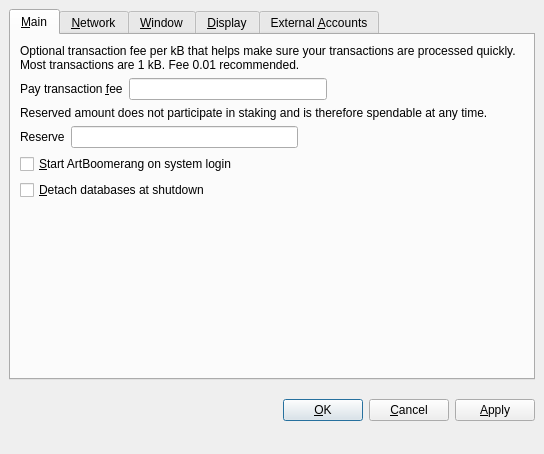
<?xml version="1.0" encoding="UTF-8"?>
<ui version="4.0">
 <class>OptionsDialog</class>
 <widget class="QDialog" name="OptionsDialog">
  <property name="geometry">
   <rect>
    <x>0</x>
    <y>0</y>
    <width>544</width>
    <height>454</height>
   </rect>
  </property>
  <property name="windowTitle">
   <string>Options</string>
  </property>
  <property name="modal">
   <bool>true</bool>
  </property>
  <layout class="QVBoxLayout" name="verticalLayout_4">
   <property name="leftMargin">
    <number>0</number>
   </property>
   <property name="topMargin">
    <number>0</number>
   </property>
   <property name="rightMargin">
    <number>0</number>
   </property>
   <item>
    <layout class="QHBoxLayout" name="actionBarLayout"/>
   </item>
   <item>
    <layout class="QVBoxLayout" name="verticalLayout">
     <property name="leftMargin">
      <number>9</number>
     </property>
     <property name="topMargin">
      <number>9</number>
     </property>
     <property name="rightMargin">
      <number>9</number>
     </property>
     <property name="bottomMargin">
      <number>9</number>
     </property>
     <item>
      <widget class="QTabWidget" name="tabWidget">
       <property name="tabPosition">
        <enum>QTabWidget::North</enum>
       </property>
       <property name="currentIndex">
        <number>0</number>
       </property>
       <widget class="QWidget" name="tabMain">
        <attribute name="title">
         <string>&amp;Main</string>
        </attribute>
        <layout class="QVBoxLayout" name="verticalLayout_Main">
         <item>
          <widget class="QLabel" name="transactionFeeInfoLabel">
           <property name="text">
            <string>Optional transaction fee per kB that helps make sure your transactions are processed quickly. Most transactions are 1 kB. Fee 0.01 recommended.</string>
           </property>
           <property name="textFormat">
            <enum>Qt::PlainText</enum>
           </property>
           <property name="wordWrap">
            <bool>true</bool>
           </property>
          </widget>
         </item>
         <item>
          <layout class="QHBoxLayout" name="horizontalLayoutFee">
           <item>
            <widget class="QLabel" name="transactionFeeLabel">
             <property name="text">
              <string>Pay transaction &amp;fee</string>
             </property>
             <property name="textFormat">
              <enum>Qt::PlainText</enum>
             </property>
             <property name="buddy">
              <cstring>transactionFee</cstring>
             </property>
            </widget>
           </item>
           <item>
            <widget class="BitcoinAmountField" name="transactionFee"/>
           </item>
           <item>
            <spacer name="horizontalSpacerFee">
             <property name="orientation">
              <enum>Qt::Horizontal</enum>
             </property>
             <property name="sizeHint" stdset="0">
              <size>
               <width>40</width>
               <height>20</height>
              </size>
             </property>
            </spacer>
           </item>
          </layout>
         </item>
         <item>
          <widget class="QLabel" name="reserveBalanceInfoLabel">
           <property name="text">
            <string>Reserved amount does not participate in staking and is therefore spendable at any time.</string>
           </property>
           <property name="textFormat">
            <enum>Qt::PlainText</enum>
           </property>
           <property name="wordWrap">
            <bool>true</bool>
           </property>
          </widget>
         </item>
         <item>
          <layout class="QHBoxLayout" name="horizontalLayoutReserveBalance">
           <item>
            <widget class="QLabel" name="reserveBalanceLabel">
             <property name="text">
              <string>Reserve</string>
             </property>
             <property name="textFormat">
              <enum>Qt::PlainText</enum>
             </property>
             <property name="buddy">
              <cstring>reserveBalance</cstring>
             </property>
            </widget>
           </item>
           <item>
            <widget class="BitcoinAmountField" name="reserveBalance"/>
           </item>
           <item>
            <spacer name="horizontalSpacerReserveBalance">
             <property name="orientation">
              <enum>Qt::Horizontal</enum>
             </property>
             <property name="sizeHint" stdset="0">
              <size>
               <width>40</width>
               <height>20</height>
              </size>
             </property>
            </spacer>
           </item>
          </layout>
         </item>
         <item>
          <widget class="QCheckBox" name="bitcoinAtStartup">
           <property name="toolTip">
            <string>Automatically start ArtBoomerang after logging in to the system.</string>
           </property>
           <property name="text">
            <string>&amp;Start ArtBoomerang on system login</string>
           </property>
          </widget>
         </item>
         <item>
          <widget class="QCheckBox" name="detachDatabases">
           <property name="toolTip">
            <string>Detach block and address databases at shutdown. This means they can be moved to another data directory, but it slows down shutdown. The wallet is always detached.</string>
           </property>
           <property name="text">
            <string>&amp;Detach databases at shutdown</string>
           </property>
          </widget>
         </item>
         <item>
          <spacer name="verticalSpacer_Main">
           <property name="orientation">
            <enum>Qt::Vertical</enum>
           </property>
           <property name="sizeHint" stdset="0">
            <size>
             <width>20</width>
             <height>40</height>
            </size>
           </property>
          </spacer>
         </item>
        </layout>
       </widget>
       <widget class="QWidget" name="tabNetwork">
        <attribute name="title">
         <string>&amp;Network</string>
        </attribute>
        <layout class="QVBoxLayout" name="verticalLayout_Network">
         <item>
          <layout class="QVBoxLayout" name="verticalLayout_2">
           <item>
            <widget class="QCheckBox" name="mapPortUpnp">
             <property name="toolTip">
              <string>Automatically open the ArtBoomerang client port on the router. This only works when your router supports UPnP and it is enabled.</string>
             </property>
             <property name="text">
              <string>Map port using &amp;UPnP</string>
             </property>
            </widget>
           </item>
           <item>
            <widget class="QCheckBox" name="connectSocks">
             <property name="toolTip">
              <string>Connect to the ArtBoomerang network through a SOCKS proxy (e.g. when connecting through Tor).</string>
             </property>
             <property name="text">
              <string>&amp;Connect through SOCKS proxy:</string>
             </property>
            </widget>
           </item>
          </layout>
         </item>
         <item>
          <layout class="QHBoxLayout" name="proxyWarning">
           <item>
            <widget class="QLabel" name="statusProxy">
             <property name="font">
              <font>
               <weight>75</weight>
               <bold>true</bold>
              </font>
             </property>
             <property name="text">
              <string/>
             </property>
             <property name="textFormat">
              <enum>Qt::PlainText</enum>
             </property>
             <property name="wordWrap">
              <bool>true</bool>
             </property>
            </widget>
           </item>
          </layout>
         </item>
         <item>
          <layout class="QFormLayout" name="formLayoutProxy"/>
         </item>
         <item>
          <layout class="QHBoxLayout" name="horizontalLayout_Network">
           <item>
            <widget class="QLabel" name="proxyIpLabel">
             <property name="text">
              <string>Proxy &amp;IP:</string>
             </property>
             <property name="textFormat">
              <enum>Qt::PlainText</enum>
             </property>
             <property name="buddy">
              <cstring>proxyIp</cstring>
             </property>
            </widget>
           </item>
           <item>
            <widget class="QValidatedLineEdit" name="proxyIp">
             <property name="maximumSize">
              <size>
               <width>16777215</width>
               <height>16777215</height>
              </size>
             </property>
             <property name="toolTip">
              <string>IP address of the proxy (e.g. 127.0.0.1)</string>
             </property>
            </widget>
           </item>
           <item>
            <widget class="QLabel" name="proxyPortLabel">
             <property name="text">
              <string>&amp;Port:</string>
             </property>
             <property name="textFormat">
              <enum>Qt::PlainText</enum>
             </property>
             <property name="buddy">
              <cstring>proxyPort</cstring>
             </property>
            </widget>
           </item>
           <item>
            <widget class="QLineEdit" name="proxyPort">
             <property name="maximumSize">
              <size>
               <width>16777215</width>
               <height>16777215</height>
              </size>
             </property>
             <property name="toolTip">
              <string>Port of the proxy (e.g. 9050)</string>
             </property>
            </widget>
           </item>
           <item>
            <widget class="QLabel" name="socksVersionLabel">
             <property name="text">
              <string>SOCKS &amp;Version:</string>
             </property>
             <property name="textFormat">
              <enum>Qt::PlainText</enum>
             </property>
             <property name="buddy">
              <cstring>socksVersion</cstring>
             </property>
            </widget>
           </item>
           <item>
            <widget class="QValueComboBox" name="socksVersion">
             <property name="toolTip">
              <string>SOCKS version of the proxy (e.g. 5)</string>
             </property>
            </widget>
           </item>
           <item>
            <spacer name="horizontalSpacer_Network">
             <property name="orientation">
              <enum>Qt::Horizontal</enum>
             </property>
             <property name="sizeHint" stdset="0">
              <size>
               <width>40</width>
               <height>20</height>
              </size>
             </property>
            </spacer>
           </item>
          </layout>
         </item>
         <item>
          <spacer name="verticalSpacer_Network">
           <property name="orientation">
            <enum>Qt::Vertical</enum>
           </property>
           <property name="sizeHint" stdset="0">
            <size>
             <width>20</width>
             <height>40</height>
            </size>
           </property>
          </spacer>
         </item>
        </layout>
       </widget>
       <widget class="QWidget" name="tabWindow">
        <attribute name="title">
         <string>&amp;Window</string>
        </attribute>
        <layout class="QGridLayout" name="gridLayout">
         <item row="2" column="0">
          <widget class="QLabel" name="labelThemes">
           <property name="maximumSize">
            <size>
             <width>50</width>
             <height>50</height>
            </size>
           </property>
           <property name="text">
            <string>Theme</string>
           </property>
          </widget>
         </item>
         <item row="1" column="0" colspan="2">
          <widget class="QCheckBox" name="minimizeOnClose">
           <property name="toolTip">
            <string>Minimize instead of exit the application when the window is closed. When this option is enabled, the application will be closed only after selecting Quit in the menu.</string>
           </property>
           <property name="text">
            <string>M&amp;inimize on close</string>
           </property>
          </widget>
         </item>
         <item row="2" column="1">
          <widget class="QValueComboBox" name="comboBoxThemes">
           <property name="maximumSize">
            <size>
             <width>100</width>
             <height>23</height>
            </size>
           </property>
           <item>
            <property name="text">
             <string>Dark Style</string>
            </property>
           </item>
           <item>
            <property name="text">
             <string>Light Style</string>
            </property>
           </item>
          </widget>
         </item>
         <item row="0" column="0" colspan="3">
          <widget class="QCheckBox" name="minimizeToTray">
           <property name="toolTip">
            <string>Show only a tray icon after minimizing the window.</string>
           </property>
           <property name="text">
            <string>&amp;Minimize to the tray instead of the taskbar</string>
           </property>
          </widget>
         </item>
         <item row="3" column="0" colspan="3">
          <spacer name="verticalSpacer_Window">
           <property name="orientation">
            <enum>Qt::Vertical</enum>
           </property>
           <property name="sizeHint" stdset="0">
            <size>
             <width>20</width>
             <height>20</height>
            </size>
           </property>
          </spacer>
         </item>
        </layout>
       </widget>
       <widget class="QWidget" name="tabDisplay">
        <attribute name="title">
         <string>&amp;Display</string>
        </attribute>
        <layout class="QVBoxLayout" name="verticalLayout_Display">
         <item>
          <layout class="QHBoxLayout" name="horizontalLayout_1_Display">
           <item>
            <widget class="QLabel" name="langLabel">
             <property name="text">
              <string>User Interface &amp;language:</string>
             </property>
             <property name="textFormat">
              <enum>Qt::PlainText</enum>
             </property>
             <property name="buddy">
              <cstring>lang</cstring>
             </property>
            </widget>
           </item>
           <item>
            <widget class="QValueComboBox" name="lang">
             <property name="toolTip">
              <string>The user interface language can be set here. This setting will take effect after restarting ArtBoomerang.</string>
             </property>
            </widget>
           </item>
          </layout>
         </item>
         <item>
          <layout class="QHBoxLayout" name="horizontalLayout_2_Display">
           <item>
            <widget class="QLabel" name="unitLabel">
             <property name="text">
              <string>&amp;Unit to show amounts in:</string>
             </property>
             <property name="textFormat">
              <enum>Qt::PlainText</enum>
             </property>
             <property name="buddy">
              <cstring>unit</cstring>
             </property>
            </widget>
           </item>
           <item>
            <widget class="QValueComboBox" name="unit">
             <property name="toolTip">
              <string>Choose the default subdivision unit to show in the interface and when sending coins.</string>
             </property>
            </widget>
           </item>
          </layout>
         </item>
         <item>
          <layout class="QVBoxLayout" name="verticalLayout_3">
           <item>
            <widget class="QCheckBox" name="displayAddresses">
             <property name="toolTip">
              <string>Whether to show ArtBoomerang addresses in the transaction list or not.</string>
             </property>
             <property name="text">
              <string>&amp;Display addresses in transaction list</string>
             </property>
            </widget>
           </item>
           <item>
            <widget class="QCheckBox" name="coinControlFeatures">
             <property name="toolTip">
              <string>Whether to show coin control features or not.</string>
             </property>
             <property name="text">
              <string>Display coin &amp;control features (experts only!)</string>
             </property>
            </widget>
           </item>
          </layout>
         </item>
         <item>
          <spacer name="verticalSpacerDisplay">
           <property name="orientation">
            <enum>Qt::Vertical</enum>
           </property>
           <property name="sizeHint" stdset="0">
            <size>
             <width>20</width>
             <height>40</height>
            </size>
           </property>
          </spacer>
         </item>
        </layout>
       </widget>
       <widget class="QWidget" name="tabAccounts">
        <attribute name="title">
         <string>External &amp;Accounts</string>
        </attribute>
        <layout class="QVBoxLayout" name="verticalLayout_5">
         <property name="leftMargin">
          <number>0</number>
         </property>
         <property name="topMargin">
          <number>0</number>
         </property>
         <property name="rightMargin">
          <number>0</number>
         </property>
         <property name="bottomMargin">
          <number>0</number>
         </property>
         <item>
          <layout class="QVBoxLayout" name="verticalLayout_7">
           <item>
            <widget class="QLabel" name="label_7">
             <property name="sizePolicy">
              <sizepolicy hsizetype="Preferred" vsizetype="Fixed">
               <horstretch>0</horstretch>
               <verstretch>0</verstretch>
              </sizepolicy>
             </property>
             <property name="minimumSize">
              <size>
               <width>0</width>
               <height>20</height>
              </size>
             </property>
             <property name="font">
              <font>
               <weight>75</weight>
               <bold>true</bold>
              </font>
             </property>
             <property name="text">
              <string> External servers settings</string>
             </property>
            </widget>
           </item>
           <item>
            <widget class="QLabel" name="eAccLabelHelp">
             <property name="sizePolicy">
              <sizepolicy hsizetype="Preferred" vsizetype="Preferred">
               <horstretch>0</horstretch>
               <verstretch>0</verstretch>
              </sizepolicy>
             </property>
             <property name="minimumSize">
              <size>
               <width>0</width>
               <height>0</height>
              </size>
             </property>
             <property name="text">
              <string/>
             </property>
             <property name="textFormat">
              <enum>Qt::PlainText</enum>
             </property>
            </widget>
           </item>
          </layout>
         </item>
         <item>
          <widget class="QScrollArea" name="eAccScrollArea">
           <property name="sizePolicy">
            <sizepolicy hsizetype="Expanding" vsizetype="Expanding">
             <horstretch>0</horstretch>
             <verstretch>0</verstretch>
            </sizepolicy>
           </property>
           <property name="horizontalScrollBarPolicy">
            <enum>Qt::ScrollBarAlwaysOff</enum>
           </property>
           <property name="sizeAdjustPolicy">
            <enum>QAbstractScrollArea::AdjustIgnored</enum>
           </property>
           <property name="widgetResizable">
            <bool>true</bool>
           </property>
           <widget class="QWidget" name="eAccScrollAreaWidgetContents">
            <property name="geometry">
             <rect>
              <x>0</x>
              <y>0</y>
              <width>518</width>
              <height>288</height>
             </rect>
            </property>
            <layout class="QVBoxLayout" name="verticalLayout_6">
             <item>
              <layout class="QHBoxLayout" name="eAccEmailLayout">
               <item>
                <layout class="QFormLayout" name="eAccForm">
                 <item row="1" column="1">
                  <widget class="QLineEdit" name="eAccSmtp">
                   <property name="text">
                    <string/>
                   </property>
                  </widget>
                 </item>
                 <item row="0" column="1">
                  <widget class="QValueComboBox" name="eAccEmail"/>
                 </item>
                 <item row="1" column="0">
                  <widget class="QLabel" name="label_5">
                   <property name="text">
                    <string>SMTP server</string>
                   </property>
                  </widget>
                 </item>
                 <item row="2" column="1">
                  <widget class="QLineEdit" name="eAccSmtpPort">
                   <property name="inputMethodHints">
                    <set>Qt::ImhDigitsOnly</set>
                   </property>
                   <property name="text">
                    <string/>
                   </property>
                  </widget>
                 </item>
                 <item row="2" column="0">
                  <widget class="QLabel" name="label_2">
                   <property name="text">
                    <string>SMTP Port</string>
                   </property>
                  </widget>
                 </item>
                 <item row="0" column="0">
                  <widget class="QLabel" name="label_8">
                   <property name="text">
                    <string>Email</string>
                   </property>
                  </widget>
                 </item>
                </layout>
               </item>
               <item>
                <layout class="QFormLayout" name="eAccForm_2">
                 <property name="sizeConstraint">
                  <enum>QLayout::SetNoConstraint</enum>
                 </property>
                 <property name="rowWrapPolicy">
                  <enum>QFormLayout::DontWrapRows</enum>
                 </property>
                 <item row="0" column="1">
                  <widget class="QLineEdit" name="eAccUname"/>
                 </item>
                 <item row="0" column="0">
                  <widget class="QLabel" name="eAccUnameLabel">
                   <property name="text">
                    <string>Username</string>
                   </property>
                  </widget>
                 </item>
                 <item row="1" column="1">
                  <widget class="QLineEdit" name="eAccPwd">
                   <property name="inputMethodHints">
                    <set>Qt::ImhHiddenText|Qt::ImhNoAutoUppercase|Qt::ImhNoPredictiveText|Qt::ImhSensitiveData</set>
                   </property>
                   <property name="echoMode">
                    <enum>QLineEdit::Password</enum>
                   </property>
                  </widget>
                 </item>
                 <item row="1" column="0">
                  <widget class="QLabel" name="eAccPwdLabel">
                   <property name="text">
                    <string>Password</string>
                   </property>
                  </widget>
                 </item>
                 <item row="2" column="1">
                  <widget class="QLineEdit" name="eAccMailFrom">
                   <property name="inputMethodHints">
                    <set>Qt::ImhEmailCharactersOnly</set>
                   </property>
                   <property name="text">
                    <string/>
                   </property>
                  </widget>
                 </item>
                 <item row="2" column="0">
                  <widget class="QLabel" name="eAccMailFromLabel">
                   <property name="text">
                    <string>Mail From</string>
                   </property>
                  </widget>
                 </item>
                </layout>
               </item>
              </layout>
             </item>
             <item>
              <spacer name="verticalSpacer">
               <property name="orientation">
                <enum>Qt::Vertical</enum>
               </property>
               <property name="sizeHint" stdset="0">
                <size>
                 <width>20</width>
                 <height>40</height>
                </size>
               </property>
              </spacer>
             </item>
            </layout>
           </widget>
          </widget>
         </item>
        </layout>
       </widget>
      </widget>
     </item>
     <item>
      <layout class="QHBoxLayout" name="horizontalLayout_Buttons">
       <item>
        <spacer name="horizontalSpacer_1">
         <property name="orientation">
          <enum>Qt::Horizontal</enum>
         </property>
         <property name="sizeHint" stdset="0">
          <size>
           <width>40</width>
           <height>48</height>
          </size>
         </property>
        </spacer>
       </item>
       <item>
        <widget class="QPushButton" name="okButton">
         <property name="text">
          <string>&amp;OK</string>
         </property>
        </widget>
       </item>
       <item>
        <widget class="QPushButton" name="cancelButton">
         <property name="text">
          <string>&amp;Cancel</string>
         </property>
         <property name="autoDefault">
          <bool>false</bool>
         </property>
        </widget>
       </item>
       <item>
        <widget class="QPushButton" name="applyButton">
         <property name="text">
          <string>&amp;Apply</string>
         </property>
         <property name="autoDefault">
          <bool>false</bool>
         </property>
        </widget>
       </item>
      </layout>
     </item>
    </layout>
   </item>
  </layout>
 </widget>
 <customwidgets>
  <customwidget>
   <class>BitcoinAmountField</class>
   <extends>QLineEdit</extends>
   <header>bitcoinamountfield.h</header>
   <container>1</container>
  </customwidget>
  <customwidget>
   <class>QValidatedLineEdit</class>
   <extends>QLineEdit</extends>
   <header>qvalidatedlineedit.h</header>
  </customwidget>
  <customwidget>
   <class>QValueComboBox</class>
   <extends>QComboBox</extends>
   <header>qvaluecombobox.h</header>
  </customwidget>
 </customwidgets>
 <resources/>
 <connections/>
</ui>
